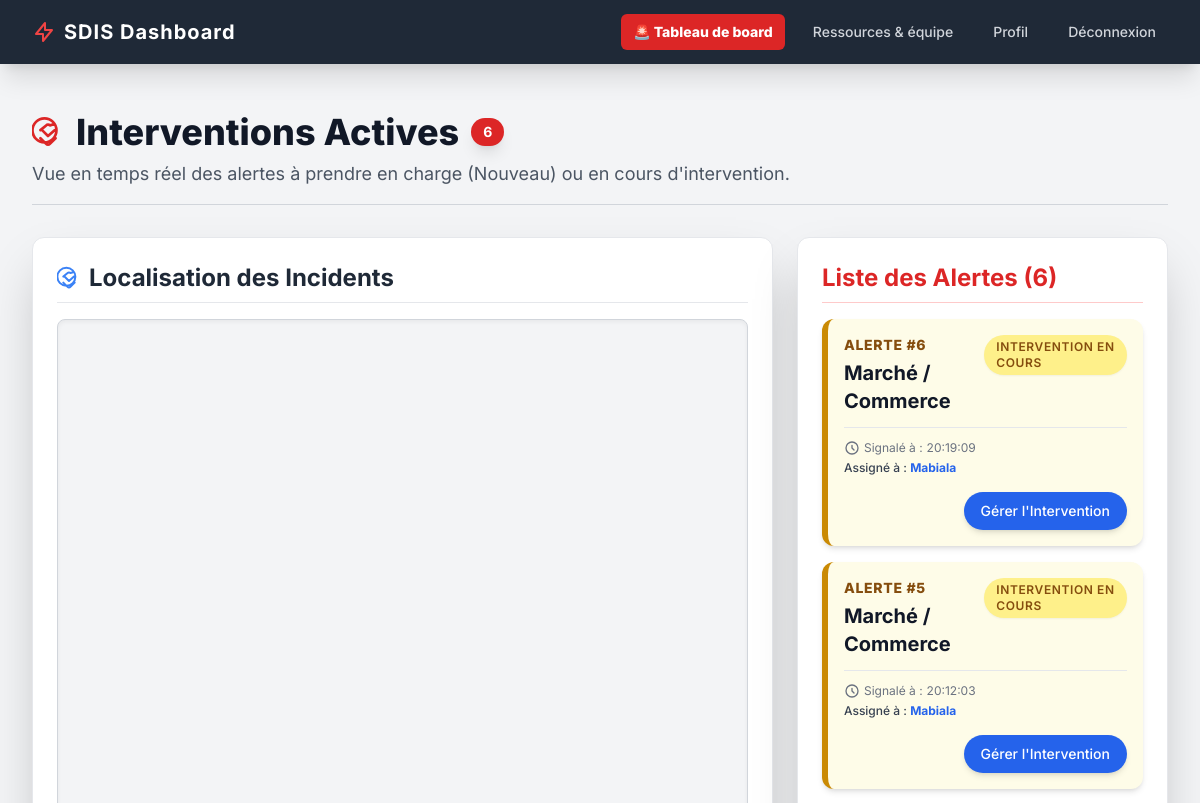
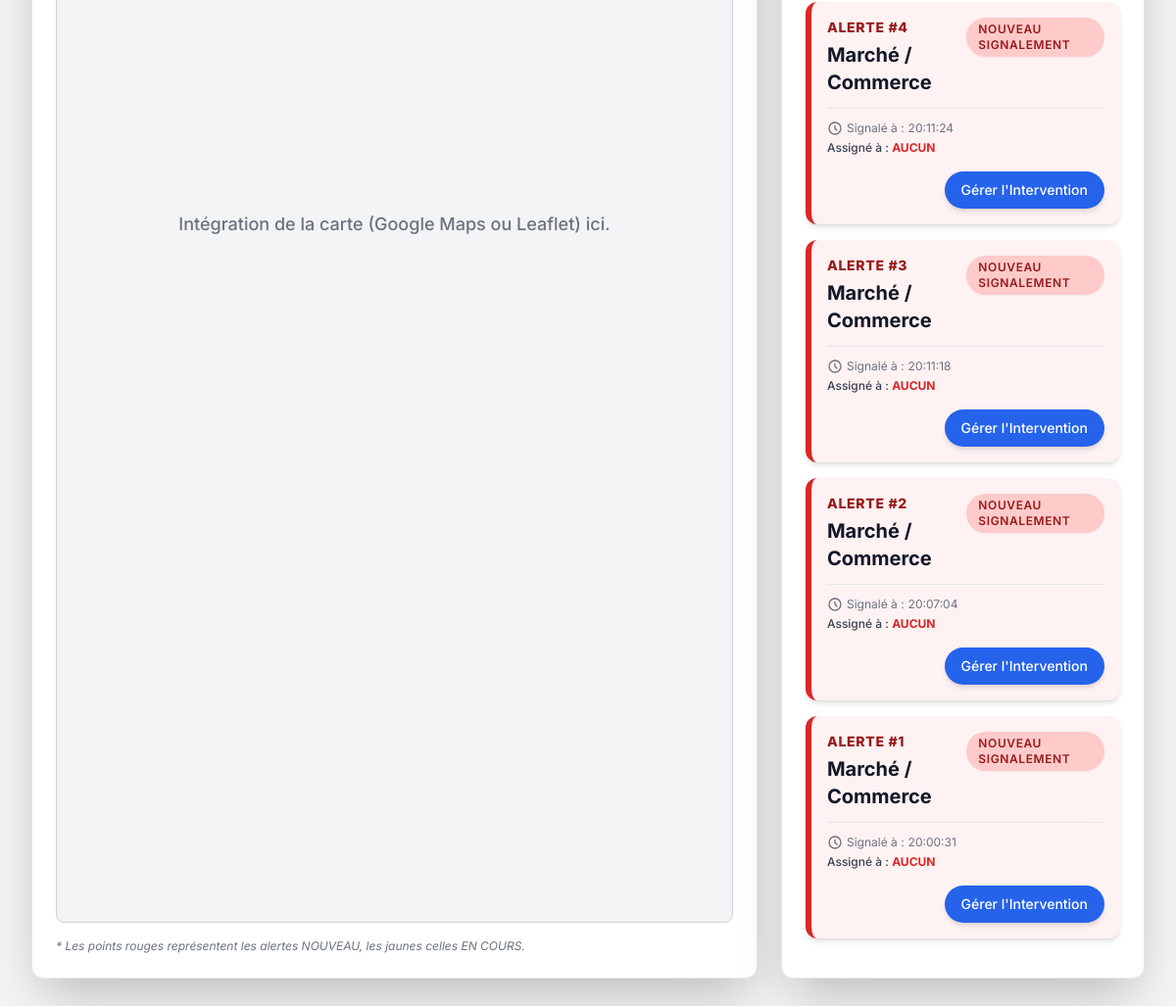
Page /pompiers/ (signed in) on the committed database (2 pictures, top to bottom).
### alert_core/models.py (models this page shows, shortened)
class Alert(models.Model):
    STATUS_CHOICES = (
        ('NOUVEAU', _('Nouveau Signalement')),
        ('EN_COURS', _('Intervention en Cours')),
        ('RÉSOLU', _('Résolu')),
        ('FAUSSE_ALERTE', _('Fausse Alerte')),
    )
    FIRE_TYPE_CHOICES = (
        ('MAISON', _('Maison / Bâtiment')),
        ('MARCHÉ', _('Marché / Commerce')),
        ('VÉGÉTATION', _('Végétation / Brousse')),
        ('VÉHICULE', _('Véhicule')),
        ('AUTRE', _('Autre')),
    )
    reported_by = models.ForeignKey(
        settings.AUTH_USER_MODEL,
        on_delete=models.SET_NULL,
        null=True,
        blank=True,
        verbose_name=_("Signalé par")
    )
    fire_type = models.CharField(
        max_length=50,
        choices=FIRE_TYPE_CHOICES,
        verbose_name=_("Type d'Incendie")
    )
    latitude = models.DecimalField(
        max_digits=9,
        decimal_places=6,
        verbose_name=_("Latitude GPS"),
        help_text=_("Coordonnée GPS Nord/Sud")
    )
    longitude = models.DecimalField(
        max_digits=9,
        decimal_places=6,
        verbose_name=_("Longitude GPS"),
        help_text=_("Coordonnée GPS Est/Ouest")
    )
    description = models.TextField(
        blank=True,
        verbose_name=_("Détails supplémentaires")
    )
    photo = models.ImageField(
        upload_to='alerts/',
        blank=True,
        null=True,
        verbose_name=_("Photo de l'incendie")
    )
    reported_at = models.DateTimeField(
        auto_now_add=True,
        verbose_name=_("Heure du Signalement")
    )
    status = models.CharField(
        max_length=20,
        choices=STATUS_CHOICES,
        default='NOUVEAU',
        verbose_name=_("Statut de l'alerte")
    )
    assigned_firefighter = models.ForeignKey(
        settings.AUTH_USER_MODEL,
        on_delete=models.SET_NULL,
        null=True,
        blank=True,
        limit_choices_to={'role': 'POMPIER'},
        related_name='assigned_alerts',
        verbose_name=_("Pompier Assigné")
    )
    class Meta:
        verbose_name = _("Alerte Incendie")
        verbose_name_plural = _("Alertes Incendie")
        ordering = ['-reported_at']

class CustomUser(AbstractUser):
    ROLE_CHOICES = (
        ('CITOYEN', _('Citoyen Signaleur')),
        ('POMPIER', _('Sapeur-Pompier')),
    )
    role = models.CharField(
        max_length=20,
        choices=ROLE_CHOICES,
        default='CITOYEN',
        verbose_name=_("Rôle de l'utilisateur")
    )
    phone_number = models.CharField(
        max_length=15,
        blank=True,
        null=True,
        unique=True,
        verbose_name=_("Numéro de Téléphone")
    )
    class Meta:
        verbose_name = _("Utilisateur")
        verbose_name_plural = _("Utilisateurs")

### firefighter_dashboard/views.py (the view)
# urls.py: path('', views.intervention_view, name='dashboard_intervention'),
@login_required
@user_passes_test(is_firefighter, login_url='/login/') # S'assure que seul un Pompier y accède
def intervention_view(request):
    active_statuses = ['NOUVEAU', 'EN_COURS']
    alerts = Alert.objects.filter(
        status__in=active_statuses
    ).order_by('-reported_at') # Les plus récentes d'abord
    context = {
        'alerts': alerts,
        'alert_count': alerts.count()
    }
    return render(request, 'firefighter_dashboard/intervention.html', context)

### firefighter_dashboard/views.py (called while the page is built)
def is_firefighter(user):
    return user.is_authenticated and user.role == 'POMPIER'

### firefighter_dashboard/templates/firefighter_dashboard/intervention.html (shortened to what this page needs)
{% load static %}
<!DOCTYPE html>
<html lang="fr">
<head>
    <script src="https://cdn.tailwindcss.com"></script>
</head>
<body class="min-h-screen">
<nav class="bg-gray-800 shadow-xl sticky top-0 z-10">
    <div class="max-w-7xl mx-auto px-4 sm:px-6 lg:px-8">
        <div class="flex justify-between items-center h-16">
            <div class="flex-shrink-0">
                <span class="text-white text-xl font-bold tracking-wider flex items-center">
                    <svg class="w-6 h-6 text-red-500 mr-2" fill="none" stroke="currentColor" viewBox="0 0 24 24" xmlns="http://www.w3.org/2000/svg"><path stroke-linecap="round" stroke-linejoin="round" stroke-width="2" d="M13 10V3L4 14h7v7l9-11h-7z"></path></svg>
                    SDIS Dashboard
                </span>
            </div>
            <div class="hidden md:block">
                <div class="ml-10 flex items-baseline space-x-4">
                    <a href="{% url 'dashboard_intervention' %}" class="px-3 py-2 rounded-md text-sm font-medium text-white bg-red-600 hover:bg-red-700 transition duration-150">
                        <span class="font-extrabold">🚨 Tableau de board</span>
                    </a>
                    <a href="{% url 'dashboard_resources' %}" class="text-gray-300 hover:bg-gray-700 hover:text-white px-3 py-2 rounded-md text-sm font-medium transition duration-150">
                        Ressources & équipe
                    </a>
                    <a href="{% url 'dashboard_profile' %}" class="text-gray-300 hover:bg-gray-700 hover:text-white px-3 py-2 rounded-md text-sm font-medium transition duration-150">
                        Profil
                    </a>
                    <form method="post" action="{% url 'logout' %}" class="inline">
                        <button type="submit"
                                class="text-gray-300 hover:bg-gray-700 hover:text-white px-3 py-2 rounded-md text-sm font-medium transition duration-150 cursor-pointer focus:outline-none focus:ring-2 focus:ring-offset-2 focus:ring-offset-gray-800 focus:ring-white">
                            Déconnexion
                        </button>
                    </form>
                </div>
            </div>
        </div>
    </div>
</nav>
<div class="max-w-7xl mx-auto p-4 sm:p-6 lg:p-8">
    <header class="mb-6 md:mb-8 pt-4 pb-4 border-b border-gray-300">
        <h1 class="text-3xl sm:text-4xl font-extrabold text-gray-900 flex items-center">
            Interventions Actives
            <span class="ml-3 px-3 py-1 text-sm font-bold rounded-full bg-red-600 text-white shadow-lg">
                {{ alert_count }}
            </span>
        </h1>
        <p class="mt-2 text-base sm:text-lg text-gray-600">Vue en temps réel des alertes à prendre en charge (Nouveau) ou en cours d'intervention.</p>
    </header>
    <div class="flex flex-col md:flex-row md:space-x-6 space-y-6 md:space-y-0">
        <div class="w-full md:w-2/3 bg-white rounded-xl shadow-2xl p-6 flex flex-col border border-gray-200">
            <h3 class="text-xl md:text-2xl font-bold text-gray-800 mb-4 pb-2 border-b border-gray-200 flex items-center">
                Localisation des Incidents
            </h3>
            <div id="mapid" class="flex-grow rounded-lg overflow-hidden border border-gray-300 shadow-inner flex items-center justify-center bg-gray-100 min-h-96">
                <p class="text-lg text-gray-500 font-medium p-4 text-center">
                    Intégration de la carte (Google Maps ou Leaflet) ici.
                </p>
            </div>
            <div class="mt-4 text-xs text-gray-500 italic">
                * Les points rouges représentent les alertes NOUVEAU, les jaunes celles EN COURS.
            </div>
        </div>
        <div class="w-full md:w-1/3 bg-white rounded-xl shadow-2xl p-6 flex flex-col overflow-y-auto border border-gray-200 h-auto md:h-full">
            <h3 class="text-xl md:text-2xl font-bold text-red-600 mb-4 pb-2 border-b border-red-200">
                Liste des Alertes ({{ alert_count }})
            </h3>
            {% if alerts %}
                {% for alert in alerts %}
                <div id="alert-{{ alert.id }}" class="border-l-6 p-4 mb-4 rounded-xl shadow-md transition duration-300 hover:shadow-lg transform hover:-translate-y-0.5
                    {% if alert.status == 'NOUVEAU' %}border-red-600 bg-red-50
                    {% else %}border-yellow-600 bg-yellow-50{% endif %}">
                    <div class="flex justify-between items-start">
                        <div>
                            <p class="text-sm font-extrabold uppercase tracking-wider
                                {% if alert.status == 'NOUVEAU' %}text-red-800{% else %}text-yellow-800{% endif %}">
                                ALERTE #{{ alert.id }}
                            </p>
                            <p class="text-xl font-bold text-gray-900 mt-1">
                                {{ alert.get_fire_type_display }}
                            </p>
                        </div>
                        <span class="text-xs font-semibold px-3 py-1 rounded-full uppercase tracking-wider shadow-sm
                            {% if alert.status == 'NOUVEAU' %}bg-red-200 text-red-800
                            {% elif alert.status == 'EN_COURS' %}bg-yellow-200 text-yellow-800
                            {% else %}bg-green-200 text-green-800{% endif %}">
                            {{ alert.get_status_display }}
                        </span>
                    </div>
                    <div class="mt-3 text-sm text-gray-700 border-t border-gray-200 pt-3">
                        <p class="text-xs text-gray-500 flex items-center mb-1" aria-label="Heure de signalement">
                            <svg class="w-4 h-4 mr-1" fill="none" stroke="currentColor" viewBox="0 0 24 24" xmlns="http://www.w3.org/2000/svg" role="img" aria-hidden="true"><path stroke-linecap="round" stroke-linejoin="round" stroke-width="2" d="M12 8v4l3 3m6-3a9 9 0 11-18 0 9 9 0 0118 0z"></path></svg>
                            Signalé à : <span class="ml-1">{{ alert.reported_at|date:"H:i:s" }}</span>
                        </p>
                        <p class="text-xs font-medium">Assigné à :
                            {% if alert.assigned_firefighter %}
                                {% with firefighter=alert.assigned_firefighter %}
                                    <span class="font-bold text-blue-600">
                                        {% if firefighter.first_name and firefighter.last_name %}
                                            {{ firefighter.first_name }} {{ firefighter.last_name }}
                                        {% else %}
                                            {{ firefighter.username }}
                                        {% endif %}
                                    </span>
                                {% endwith %}
                            {% else %}
                                <span class="font-bold text-red-600">AUCUN</span>
                            {% endif %}
                        </p>
                    </div>
                    <div class="mt-4 text-right">
                        <a href="{% url 'alert_details' alert.id %}"
                            class="inline-flex items-center px-4 py-2 border border-transparent text-sm font-medium rounded-full
                                        shadow-md text-white bg-blue-600 hover:bg-blue-700 transition duration-150 transform hover:scale-105">
                            Gérer l'Intervention
                        </a>
                    </div>
                </div>
                {% endfor %}
            {% endif %}
        </div>
    </div>
</div>
</body>
</html>

### firefighter_dashboard/templates/firefighter_dashboard/intervention.html (style rules this page uses)
body { font-family: 'Inter', sans-serif; background-color: #f3f4f6; }
.border-l-6 { border-left-width: 6px; }

### rows in the picture
Alert: id "6", fire_type "Marché / Commerce", status "INTERVENTION EN COURS", reported_at "20:19:09", assigned_firefighter.username "Mabiala"
Alert: id "5", fire_type "Marché / Commerce", status "INTERVENTION EN COURS", reported_at "20:12:03", assigned_firefighter.username "Mabiala"
Alert: id "4", fire_type "Marché / Commerce", status "NOUVEAU SIGNALEMENT", reported_at "20:11:24", shows "AUCUN"
Alert: id "3", fire_type "Marché / Commerce", status "NOUVEAU SIGNALEMENT", reported_at "20:11:18", shows "AUCUN"
Alert: id "2", fire_type "Marché / Commerce", status "NOUVEAU SIGNALEMENT", reported_at "20:07:04", shows "AUCUN"
Alert: id "1", fire_type "Marché / Commerce", status "NOUVEAU SIGNALEMENT", reported_at "20:00:31", shows "AUCUN"

### other values in the picture
{{ alert_count }} "6"
